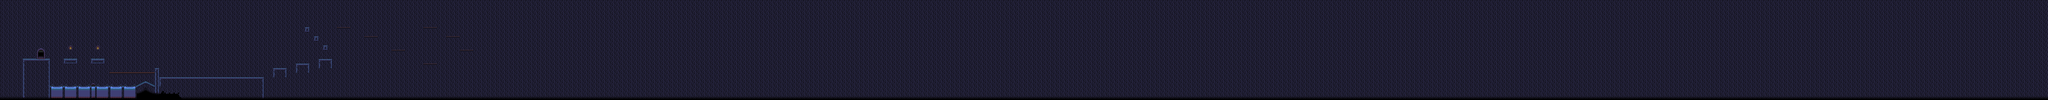

This is a level from a 2D game, rendered from its Tiled map with the project's own tilesets. A one-line summary and the map file follow, with tile-layer data summarised:
An orthogonal 450x22 tile map with 32x32 px tiles, 5 tile layers (Background, World, Lamps, Flooring, ...), 2 tilesets and 9 objects (5x coin, 2x slime, spawn, doorin).

<map version="1.2" tiledversion="1.2.2" orientation="orthogonal" renderorder="right-down" width="450" height="22" tilewidth="32" tileheight="32" infinite="0" nextlayerid="7" nextobjectid="14">
 <tileset firstgid="1" name="MapDetails" tilewidth="32" tileheight="32" tilecount="225" columns="15">
  <image source="tile_castle.png" width="480" height="480" />
  <tile id="4">
   <properties>
    <property name="collides" type="bool" value="true" />
   </properties>
  </tile>
  <tile id="5">
   <properties>
    <property name="collides" type="bool" value="true" />
   </properties>
  </tile>
  <tile id="6">
   <properties>
    <property name="collides" type="bool" value="true" />
   </properties>
  </tile>
  <tile id="15">
   <properties>
    <property name="collides" type="bool" value="true" />
   </properties>
  </tile>
  <tile id="16">
   <properties>
    <property name="collides" type="bool" value="true" />
   </properties>
  </tile>
  <tile id="17">
   <properties>
    <property name="collides" type="bool" value="true" />
   </properties>
  </tile>
  <tile id="18">
   <properties>
    <property name="collides" type="bool" value="true" />
   </properties>
  </tile>
  <tile id="19">
   <properties>
    <property name="collides" type="bool" value="true" />
   </properties>
  </tile>
  <tile id="20">
   <properties>
    <property name="collides" type="bool" value="true" />
   </properties>
  </tile>
  <tile id="21">
   <properties>
    <property name="collides" type="bool" value="true" />
   </properties>
  </tile>
  <tile id="30">
   <properties>
    <property name="collides" type="bool" value="true" />
   </properties>
  </tile>
  <tile id="31">
   <properties>
    <property name="collides" type="bool" value="true" />
   </properties>
  </tile>
  <tile id="32">
   <properties>
    <property name="collides" type="bool" value="true" />
   </properties>
  </tile>
  <tile id="33">
   <properties>
    <property name="collides" type="bool" value="true" />
   </properties>
  </tile>
  <tile id="34">
   <properties>
    <property name="collides" type="bool" value="true" />
   </properties>
  </tile>
  <tile id="195">
   <properties>
    <property name="collides" type="bool" value="true" />
   </properties>
  </tile>
  <tile id="196">
   <properties>
    <property name="collides" type="bool" value="true" />
   </properties>
  </tile>
  <tile id="197">
   <properties>
    <property name="collides" type="bool" value="true" />
   </properties>
  </tile>
  <tile id="198">
   <properties>
    <property name="collides" type="bool" value="true" />
   </properties>
  </tile>
  <tile id="210">
   <properties>
    <property name="collides" type="bool" value="true" />
   </properties>
  </tile>
  <tile id="211">
   <properties>
    <property name="collides" type="bool" value="true" />
   </properties>
  </tile>
  <tile id="212">
   <properties>
    <property name="collides" type="bool" value="true" />
   </properties>
  </tile>
  <tile id="213">
   <properties>
    <property name="collides" type="bool" value="true" />
   </properties>
  </tile>
  <tile id="214">
   <properties>
    <property name="collides" type="bool" value="true" />
   </properties>
  </tile>
 </tileset>
 <tileset firstgid="226" name="stolencoin" tilewidth="32" tileheight="32" tilecount="6" columns="6">
  <image source="stolencoin.png" width="192" height="32" />
 </tileset>
 <layer id="1" name="Background" width="450" height="22">
  <data>[9900 cells, 9864 non-empty, 6 distinct tile ids]</data>
 </layer>
 <layer id="2" name="World" width="450" height="22">
  <data>[9900 cells, 162 non-empty, 22 distinct tile ids]</data>
 </layer>
 <layer id="3" name="Lamps" width="450" height="22">
  <data>[9900 cells, 2 non-empty, 1 distinct tile ids]</data>
 </layer>
 <layer id="4" name="Flooring" width="450" height="22">
  <data>[9900 cells, 120 non-empty, 47 distinct tile ids]</data>
 </layer>
 <layer id="5" name="Props" width="450" height="22">
  <data>[9900 cells, 0 non-empty, 0 distinct tile ids]</data>
 </layer>
 <objectgroup id="6" name="Objects">
  <object id="2" name="spawn" x="288" y="286">
   <point />
  </object>
  <object id="6" name="slime" x="1721" y="501">
   <point />
  </object>
  <object id="7" name="slime" x="1393" y="483">
   <point />
  </object>
  <object id="8" name="coin" gid="226" x="573" y="371" width="32" height="32" />
  <object id="9" name="coin" gid="226" x="778" y="454" width="32" height="32" />
  <object id="10" name="coin" gid="226" x="382" y="349" width="32" height="32" />
  <object id="11" name="coin" gid="226" x="189" y="388" width="32" height="32" />
  <object id="12" name="coin" gid="226" x="1084" y="368" width="32" height="32" />
  <object id="13" name="doorin" x="393" y="546">
   <properties>
    <property name="nextMap" value="castle.json" />
   </properties>
   <ellipse />
  </object>
 </objectgroup>
</map>
